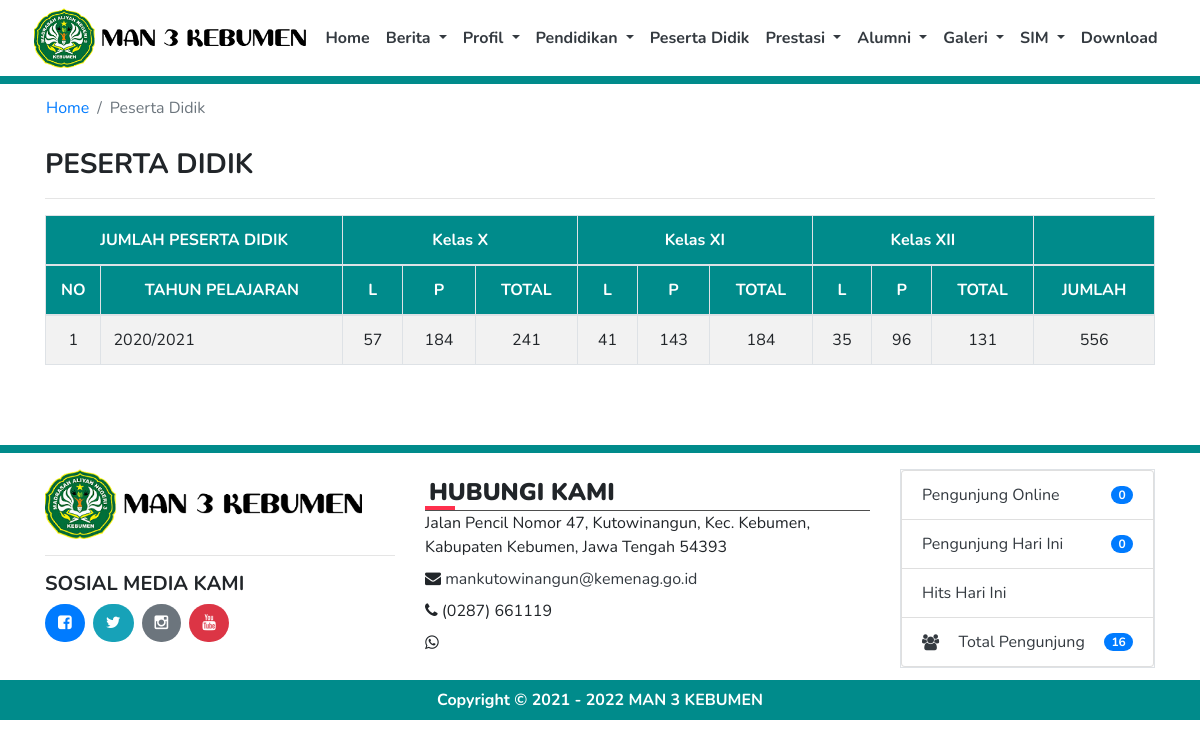
/index.php/siswa, run on the app's committed database.
### tables this page shows
CREATE TABLE `tb_profil` (
  `id` int(11) NOT NULL,
  `nama_web` varchar(100) NOT NULL,
  `jenjang` int(2) NOT NULL,
  `logo_web` varchar(50) NOT NULL,
  `favicon` varchar(50) NOT NULL,
  `meta_description` varchar(300) NOT NULL,
  `meta_keyword` varchar(200) NOT NULL,
  `profil` text NOT NULL,
  `alamat` varchar(300) NOT NULL,
  `email` varchar(100) NOT NULL,
  `telp` varchar(20) NOT NULL,
  `fax` varchar(20) NOT NULL,
  `whatsapp` varchar(20) NOT NULL,
  `akreditasi` varchar(5) NOT NULL,
  `kurikulum` varchar(30) NOT NULL,
  `file` varchar(250) NOT NULL,
  `nama_kepsek` varchar(100) NOT NULL,
  `nama_operator` varchar(100) NOT NULL,
  `instagram` varchar(200) NOT NULL,
  `facebook` varchar(200) NOT NULL,
  `twitter` varchar(200) NOT NULL,
  `youtube` varchar(200) NOT NULL,
  `gambar` varchar(200) NOT NULL
);

CREATE TABLE `tb_siswa` (
  `id_siswa` int(3) NOT NULL,
  `id_tahun` int(3) NOT NULL,
  `jml1pa` int(5) NOT NULL,
  `jml1pi` int(5) NOT NULL,
  `jml2pa` int(5) NOT NULL,
  `jml2pi` int(5) NOT NULL,
  `jml3pa` int(5) NOT NULL,
  `jml3pi` int(5) NOT NULL
);

CREATE TABLE `tb_tahun` (
  `id_tahun` int(3) NOT NULL,
  `tahun` varchar(10) NOT NULL
);

### application/views/siswa/siswa.php (the view, shortened to what the rows shown need)
<div class="container">
    <div class="row">
        <div class="col-md-12">
            <div class="table table-responsive">
                <table class="table table-bordered table-striped">
                    <thead class="bg-dark-slate-blue text-white text-center">
                        <tr>
                            <th colspan="2">JUMLAH PESERTA DIDIK</th>
                            <th colspan="3">Kelas <?php
                                                if(jenjang() == 1 OR jenjang() == 3)
                                                {
                                                    echo'VII';
                                                }elseif(jenjang() == 2 OR jenjang() == 4)
                                                {
                                                    echo'X';
                                                }
                                                ?>
                            </th>
                            <th colspan="3">Kelas <?php
                                                if(jenjang() == 1 OR jenjang() == 3)
                                                {
                                                    echo'VIII';
                                                }elseif(jenjang() == 2 OR jenjang() == 4)
                                                {
                                                    echo'XI';
                                                }
                                                ?>
                            </th>
                            <th colspan="3">Kelas <?php
                                                if(jenjang() == 1 OR jenjang() == 3)
                                                {
                                                    echo'IX';
                                                }elseif(jenjang() == 2 OR jenjang() == 4)
                                                {
                                                    echo'XII';
                                                }
                                                ?>
                            </th>
                            <th></th>
                        </tr>
                        <tr>
                            <th width="5%">NO</th>
                            <th>TAHUN PELAJARAN</th>
                            <th>L</th>
                            <th>P</th>
                            <th>TOTAL</th>
                            <th>L</th>
                            <th>P</th>
                            <th>TOTAL</th>
                            <th>L</th>
                            <th>P</th>
                            <th>TOTAL</th>
                            <th>JUMLAH</th>
                        </tr>
                    </thead>
                    <tbody>
                    <?php
                    if($data->num_rows() > 0)
                    {
                        $no = 1;
                        foreach($data->result() as $r): ?>
                        <tr>
                            <td class="text-center"><?= $no++; ?></td>
                            <td><?= $r->tahun; ?></td>
                            <td class="text-center"><?= $r->jml1pa; ?></td>
                            <td class="text-center"><?= $r->jml1pi; ?></td>
                            <td class="text-center"><?= $r->jml1pa+$r->jml1pi; ?></td>
                            <td class="text-center"><?= $r->jml2pa; ?></td>
                            <td class="text-center"><?= $r->jml2pi; ?></td>
                            <td class="text-center"><?= $r->jml2pa+$r->jml2pi; ?></td>
                            <td class="text-center"><?= $r->jml3pa; ?></td>
                            <td class="text-center"><?= $r->jml3pi; ?></td>
                            <td class="text-center"><?= $r->jml3pa+$r->jml3pi; ?></td>
                            <td class="text-center"><?= $r->jml1pa+$r->jml1pi+$r->jml2pa+$r->jml2pi+$r->jml3pa+$r->jml3pi; ?></td>
                        </tr>
                        <?php endforeach;
                    }else
                    {
                        echo'<tr>
                                <td class="text-center" colspan="12">DATA KOSONG</td>
                            </tr>';
                    }
                    ?>
                    </tbody>
                </table>
            </div>
        </div>
    </div>
</div>
<br><br>

### application/views/template/topbar.php (shortened to what the rows shown need)
<body>
<nav class="navbar navbar-expand-lg navbar-light bg-white sticky-top d-flex justify-content-center">
      <a href="<?= base_url(); ?>"><img src="<?= base_url(); ?>assets/img/logo/<?= logo_web(); ?>" class="img img-fluid" style="object-fit:contain; max-height:60px;"></a>
</nav>

### application/views/template/footer.php (shortened to what the rows shown need)
<section>
  <footer class="pt-3 footer mt-auto py-3" id="contact">
    <div class="container">
        <div class="row">
          <div class="col-lg-4 col-md-6 col-sm-6 mb-3">
            <img src="<?= base_url(); ?>assets/img/logo/<?= logo_web(); ?>" class="img img-fluid" style="object-fit:contain; max-height:70px;"><hr>
            <h5><b>SOSIAL MEDIA KAMI</b></h5>
            <?php
            if(is_url(facebook()))
            {
              echo'<a href="'.facebook().'" title="facebook" class="btn bg-primary text-white btn-radius mr-2" target="_blank"><i class="fa fa-facebook-square"></i></a>';
            }else
            {
              echo'<a href="javascript:void(0)" title="facebook" class="btn bg-primary text-white btn-radius mr-2"><i class="fa fa-facebook-square"></i></a>';
            }
            if(is_url(twitter()))
            {
              echo'<a href="'.twitter().'" title="twitter" class="btn bg-info text-white btn-radius mr-2" target="_blank"><i class="fa fa-twitter"></i></a>';
            }else
            {
              echo'<a href="javascript:void(0)" title="twitter" class="btn bg-info text-white btn-radius mr-2"><i class="fa fa-twitter"></i></a>';
            }
            if(is_url(instagram()))
            {
              echo'<a href="'.instagram().'" title="instagram" class="btn bg-secondary text-white btn-radius mr-2" target="_blank"><i class="fa fa-instagram"></i></a>';
            }else
            {
              echo'<a href="javascript:void(0)" title="instagram" class="btn bg-secondary text-white btn-radius mr-2"><i class="fa fa-instagram"></i></a>';
            }
            if(is_url(youtube()))
            {
              echo'<a href="'.youtube().'" title="youtube" class="btn bg-danger text-white btn-radius mr-2" target="_blank"><i class="fa fa-youtube"></i></a>';
            }else
            {
              echo'<a href="javascript:void(0)" title="youtube" class="btn bg-danger text-white btn-radius mr-2"><i class="fa fa-youtube"></i></a>';
            }
            ?>
          </div>
            <div class="col-lg-5 col-md-6 col-sm-6 mb-3">
              <h5 class="footer-title p-1"><b>HUBUNGI KAMI</b></h5>
                <div>
                  <?= alamat(); ?>
                </div>
                <div class="mt-2">
                  <i class="fa fa-envelope"></i> <?php
                                                  if(is_email(email()))
                                                  {
                                                    echo'<a href="mailto:'.email().'" class="text-dark">'.email().'</a>';
                                                  }else
                                                  {
                                                    echo'<a href="javascript:void(0)" class="text-dark">'.email().'</a>';
                                                  }
                                                  ?>
                </div>
                <div class="mt-2">
                  <i class="fa fa-phone"></i> <?= telp(); ?>
                </div>
                <div class="mt-2">
                  <i class="fa fa-whatsapp"></i> <?= whatsapp(); ?>
                </div>
            </div>
          </div>
        </div>
  </footer>
  <div class="bg-dark-slate-blue" style="margin-top:-20px">
    <div class="container pt-2 pb-2">
      <div class="col-md-12 text-white text-center">
        <b><?php
          $tahun = '2021';
          $tahun_sekarang = date('Y');
          if($tahun_sekarang > $tahun){ ?>
            Copyright &copy; <?= $tahun; ?> - <?= $tahun_sekarang; ?> <a href="javascript:void(0)" class="text-decoration-none text-white"><?= title(); ?></a>
          <?php }else{ ?>
            Copyright &copy; <?= $tahun_sekarang; ?> <a href="javascript:void(0)" class="text-decoration-none text-white"><?= title(); ?></a>
          <?php } ?>
        </b>
      </div>
    </div>
  </div>
</section>
</body>
</html>

### data on the page
tb_profil: logo_web (picture), alamat "Jalan Pencil Nomor 47, Kutowinangun, Kec. Kebumen, Kabupaten Kebumen, Jawa Tengah 54393", email "mankutowinangun@kemenag.go.id", telp "(0287) 661119", nama_web "MAN 3 KEBUMEN"
tb_siswa: id_tahun.tahun "2020/2021", jml1pa "57", jml1pi "184", $r->jml1pa+$r->jml1pi "241", jml2pa "41", jml2pi "143", $r->jml2pa+$r->jml2pi "184", jml3pa "35", jml3pi "96", $r->jml3pa+$r->jml3pi "131", $r->jml1pa+$r->jml1pi+$r->jml2pa+$r->jml2pi+$r->jml3pa+$r->jml3pi "556"

### other printed values
$title "Peserta Didik"
$pengunjungonline "0"
$pengunjung "0"
$totalpengunjung['total'] "16"
$tahun "2021"
